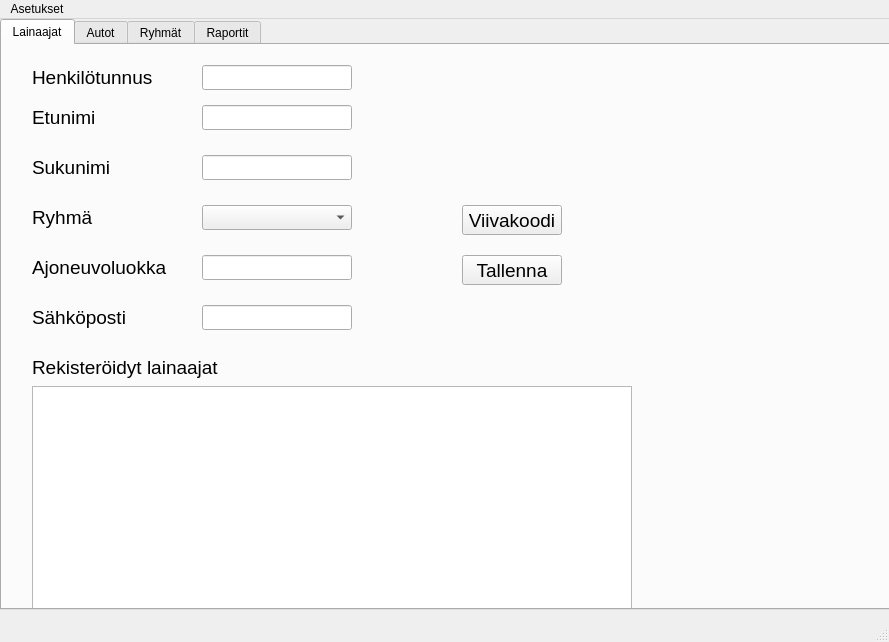
<?xml version="1.0" encoding="UTF-8"?>
<ui version="4.0">
 <class>MainWindow</class>
 <widget class="QMainWindow" name="MainWindow">
  <property name="geometry">
   <rect>
    <x>0</x>
    <y>0</y>
    <width>889</width>
    <height>642</height>
   </rect>
  </property>
  <property name="windowTitle">
   <string>MainWindow</string>
  </property>
  <widget class="QWidget" name="centralwidget">
   <widget class="QTabWidget" name="tabWidget">
    <property name="geometry">
     <rect>
      <x>0</x>
      <y>0</y>
      <width>911</width>
      <height>591</height>
     </rect>
    </property>
    <property name="currentIndex">
     <number>0</number>
    </property>
    <widget class="QWidget" name="lainaajat">
     <attribute name="title">
      <string>Lainaajat</string>
     </attribute>
     <widget class="QLabel" name="henkilotunnusLabel">
      <property name="geometry">
       <rect>
        <x>30</x>
        <y>20</y>
        <width>150</width>
        <height>25</height>
       </rect>
      </property>
      <property name="font">
       <font>
        <pointsize>14</pointsize>
       </font>
      </property>
      <property name="text">
       <string>Henkilötunnus</string>
      </property>
     </widget>
     <widget class="QLabel" name="etunimiLabel">
      <property name="geometry">
       <rect>
        <x>30</x>
        <y>60</y>
        <width>150</width>
        <height>25</height>
       </rect>
      </property>
      <property name="font">
       <font>
        <pointsize>14</pointsize>
       </font>
      </property>
      <property name="text">
       <string>Etunimi</string>
      </property>
     </widget>
     <widget class="QLabel" name="sukunimiLabel">
      <property name="geometry">
       <rect>
        <x>30</x>
        <y>110</y>
        <width>150</width>
        <height>25</height>
       </rect>
      </property>
      <property name="font">
       <font>
        <pointsize>14</pointsize>
       </font>
      </property>
      <property name="text">
       <string>Sukunimi</string>
      </property>
     </widget>
     <widget class="QLabel" name="ryhmaLabel">
      <property name="geometry">
       <rect>
        <x>30</x>
        <y>160</y>
        <width>150</width>
        <height>25</height>
       </rect>
      </property>
      <property name="font">
       <font>
        <pointsize>14</pointsize>
       </font>
      </property>
      <property name="text">
       <string>Ryhmä</string>
      </property>
     </widget>
     <widget class="QLabel" name="ajoneuvoluokkaLabel">
      <property name="geometry">
       <rect>
        <x>30</x>
        <y>210</y>
        <width>150</width>
        <height>25</height>
       </rect>
      </property>
      <property name="font">
       <font>
        <pointsize>14</pointsize>
       </font>
      </property>
      <property name="text">
       <string>Ajoneuvoluokka</string>
      </property>
     </widget>
     <widget class="QLineEdit" name="henkilotunnusLineEdit">
      <property name="geometry">
       <rect>
        <x>200</x>
        <y>20</y>
        <width>150</width>
        <height>25</height>
       </rect>
      </property>
      <property name="font">
       <font>
        <pointsize>14</pointsize>
       </font>
      </property>
     </widget>
     <widget class="QLineEdit" name="etunimiLineEdit">
      <property name="geometry">
       <rect>
        <x>200</x>
        <y>60</y>
        <width>150</width>
        <height>25</height>
       </rect>
      </property>
      <property name="font">
       <font>
        <pointsize>14</pointsize>
       </font>
      </property>
     </widget>
     <widget class="QLineEdit" name="sukunimiLineEdit">
      <property name="geometry">
       <rect>
        <x>200</x>
        <y>110</y>
        <width>150</width>
        <height>25</height>
       </rect>
      </property>
      <property name="font">
       <font>
        <pointsize>14</pointsize>
       </font>
      </property>
     </widget>
     <widget class="QLineEdit" name="ajoneuvoluokkaLineEdit">
      <property name="geometry">
       <rect>
        <x>200</x>
        <y>210</y>
        <width>150</width>
        <height>25</height>
       </rect>
      </property>
      <property name="font">
       <font>
        <pointsize>14</pointsize>
       </font>
      </property>
     </widget>
     <widget class="QLabel" name="lainaajatLabel">
      <property name="geometry">
       <rect>
        <x>30</x>
        <y>310</y>
        <width>200</width>
        <height>25</height>
       </rect>
      </property>
      <property name="font">
       <font>
        <pointsize>14</pointsize>
       </font>
      </property>
      <property name="text">
       <string>Rekisteröidyt lainaajat</string>
      </property>
     </widget>
     <widget class="QTableWidget" name="lainaajatTableWidget">
      <property name="geometry">
       <rect>
        <x>30</x>
        <y>341</y>
        <width>600</width>
        <height>225</height>
       </rect>
      </property>
     </widget>
     <widget class="QPushButton" name="tallennaLainaajatPushButton">
      <property name="geometry">
       <rect>
        <x>460</x>
        <y>210</y>
        <width>100</width>
        <height>30</height>
       </rect>
      </property>
      <property name="font">
       <font>
        <pointsize>14</pointsize>
       </font>
      </property>
      <property name="text">
       <string>Tallenna</string>
      </property>
     </widget>
     <widget class="QPushButton" name="viivakoodiPushButton">
      <property name="geometry">
       <rect>
        <x>460</x>
        <y>160</y>
        <width>100</width>
        <height>30</height>
       </rect>
      </property>
      <property name="font">
       <font>
        <pointsize>14</pointsize>
       </font>
      </property>
      <property name="text">
       <string>Viivakoodi</string>
      </property>
     </widget>
     <widget class="QComboBox" name="ryhmaComboBox">
      <property name="geometry">
       <rect>
        <x>200</x>
        <y>160</y>
        <width>150</width>
        <height>25</height>
       </rect>
      </property>
     </widget>
     <widget class="QLineEdit" name="sahkopostiLineEdit">
      <property name="geometry">
       <rect>
        <x>200</x>
        <y>260</y>
        <width>150</width>
        <height>25</height>
       </rect>
      </property>
     </widget>
     <widget class="QLabel" name="sahkopostiLabel">
      <property name="geometry">
       <rect>
        <x>30</x>
        <y>260</y>
        <width>150</width>
        <height>25</height>
       </rect>
      </property>
      <property name="font">
       <font>
        <pointsize>14</pointsize>
       </font>
      </property>
      <property name="text">
       <string>Sähköposti</string>
      </property>
     </widget>
    </widget>
    <widget class="QWidget" name="autot">
     <attribute name="title">
      <string>Autot</string>
     </attribute>
     <widget class="QLabel" name="merkkiLabel">
      <property name="geometry">
       <rect>
        <x>30</x>
        <y>20</y>
        <width>150</width>
        <height>25</height>
       </rect>
      </property>
      <property name="font">
       <font>
        <pointsize>14</pointsize>
       </font>
      </property>
      <property name="text">
       <string>Merkki</string>
      </property>
     </widget>
     <widget class="QLabel" name="malliLabel">
      <property name="geometry">
       <rect>
        <x>30</x>
        <y>70</y>
        <width>150</width>
        <height>25</height>
       </rect>
      </property>
      <property name="font">
       <font>
        <pointsize>14</pointsize>
       </font>
      </property>
      <property name="text">
       <string>Malli</string>
      </property>
     </widget>
     <widget class="QLabel" name="vuosimalliLabel">
      <property name="geometry">
       <rect>
        <x>30</x>
        <y>120</y>
        <width>150</width>
        <height>25</height>
       </rect>
      </property>
      <property name="font">
       <font>
        <pointsize>14</pointsize>
       </font>
      </property>
      <property name="text">
       <string>Vuosimalli</string>
      </property>
     </widget>
     <widget class="QLabel" name="rekisterinumeroLabel">
      <property name="geometry">
       <rect>
        <x>30</x>
        <y>170</y>
        <width>150</width>
        <height>25</height>
       </rect>
      </property>
      <property name="font">
       <font>
        <pointsize>14</pointsize>
       </font>
      </property>
      <property name="text">
       <string>Rekisterinumero</string>
      </property>
     </widget>
     <widget class="QLabel" name="henkilomaaraLabel">
      <property name="geometry">
       <rect>
        <x>30</x>
        <y>220</y>
        <width>150</width>
        <height>25</height>
       </rect>
      </property>
      <property name="font">
       <font>
        <pointsize>14</pointsize>
       </font>
      </property>
      <property name="text">
       <string>Henkilömäärä</string>
      </property>
     </widget>
     <widget class="QLabel" name="autoluetteloLabel">
      <property name="geometry">
       <rect>
        <x>30</x>
        <y>280</y>
        <width>150</width>
        <height>25</height>
       </rect>
      </property>
      <property name="font">
       <font>
        <pointsize>14</pointsize>
       </font>
      </property>
      <property name="text">
       <string>Autoluettelo</string>
      </property>
     </widget>
     <widget class="QTableWidget" name="autoluetteloTableWidget">
      <property name="geometry">
       <rect>
        <x>30</x>
        <y>310</y>
        <width>600</width>
        <height>225</height>
       </rect>
      </property>
     </widget>
     <widget class="QLineEdit" name="merkkiLineEdit">
      <property name="geometry">
       <rect>
        <x>200</x>
        <y>20</y>
        <width>150</width>
        <height>25</height>
       </rect>
      </property>
      <property name="font">
       <font>
        <pointsize>14</pointsize>
       </font>
      </property>
     </widget>
     <widget class="QLineEdit" name="malliLineEdit">
      <property name="geometry">
       <rect>
        <x>200</x>
        <y>70</y>
        <width>150</width>
        <height>25</height>
       </rect>
      </property>
      <property name="font">
       <font>
        <pointsize>14</pointsize>
       </font>
      </property>
     </widget>
     <widget class="QLineEdit" name="vuosimalliLineEdit">
      <property name="geometry">
       <rect>
        <x>200</x>
        <y>120</y>
        <width>150</width>
        <height>25</height>
       </rect>
      </property>
      <property name="font">
       <font>
        <pointsize>14</pointsize>
       </font>
      </property>
     </widget>
     <widget class="QLineEdit" name="rekisterinumeroLineEdit">
      <property name="geometry">
       <rect>
        <x>200</x>
        <y>170</y>
        <width>150</width>
        <height>25</height>
       </rect>
      </property>
      <property name="font">
       <font>
        <pointsize>14</pointsize>
       </font>
      </property>
     </widget>
     <widget class="QLineEdit" name="henkilomaaraLineEdit">
      <property name="geometry">
       <rect>
        <x>200</x>
        <y>220</y>
        <width>150</width>
        <height>25</height>
       </rect>
      </property>
      <property name="font">
       <font>
        <pointsize>14</pointsize>
       </font>
      </property>
     </widget>
     <widget class="QPushButton" name="tallennaAutotPushButton">
      <property name="geometry">
       <rect>
        <x>460</x>
        <y>220</y>
        <width>100</width>
        <height>30</height>
       </rect>
      </property>
      <property name="font">
       <font>
        <pointsize>14</pointsize>
       </font>
      </property>
      <property name="text">
       <string>Tallenna</string>
      </property>
     </widget>
    </widget>
    <widget class="QWidget" name="ryhmat">
     <attribute name="title">
      <string>Ryhmät</string>
     </attribute>
     <widget class="QLabel" name="ryhmaLabel_2">
      <property name="geometry">
       <rect>
        <x>30</x>
        <y>30</y>
        <width>150</width>
        <height>25</height>
       </rect>
      </property>
      <property name="font">
       <font>
        <pointsize>14</pointsize>
       </font>
      </property>
      <property name="text">
       <string>Ryhmän nimi</string>
      </property>
     </widget>
     <widget class="QLabel" name="vastuuhenkiloLabel">
      <property name="geometry">
       <rect>
        <x>30</x>
        <y>80</y>
        <width>150</width>
        <height>25</height>
       </rect>
      </property>
      <property name="font">
       <font>
        <pointsize>14</pointsize>
       </font>
      </property>
      <property name="text">
       <string>Vastuuhenkilö</string>
      </property>
     </widget>
     <widget class="QLineEdit" name="ryhmaLineEdit_2">
      <property name="geometry">
       <rect>
        <x>210</x>
        <y>30</y>
        <width>150</width>
        <height>25</height>
       </rect>
      </property>
     </widget>
     <widget class="QLineEdit" name="vastuuhenkiloLineEdit">
      <property name="geometry">
       <rect>
        <x>210</x>
        <y>80</y>
        <width>150</width>
        <height>25</height>
       </rect>
      </property>
     </widget>
     <widget class="QTableWidget" name="ryhmatTableWidget">
      <property name="geometry">
       <rect>
        <x>30</x>
        <y>180</y>
        <width>600</width>
        <height>225</height>
       </rect>
      </property>
      <property name="rowCount">
       <number>7</number>
      </property>
      <property name="columnCount">
       <number>2</number>
      </property>
      <row/>
      <row/>
      <row/>
      <row/>
      <row/>
      <row/>
      <row/>
      <column/>
      <column/>
     </widget>
     <widget class="QLabel" name="ryhmat_label">
      <property name="geometry">
       <rect>
        <x>30</x>
        <y>150</y>
        <width>170</width>
        <height>25</height>
       </rect>
      </property>
      <property name="font">
       <font>
        <pointsize>14</pointsize>
       </font>
      </property>
      <property name="text">
       <string>Tallennetut ryhmät</string>
      </property>
     </widget>
     <widget class="QPushButton" name="tallennaRyhmatPushButton">
      <property name="geometry">
       <rect>
        <x>450</x>
        <y>80</y>
        <width>100</width>
        <height>30</height>
       </rect>
      </property>
      <property name="font">
       <font>
        <pointsize>14</pointsize>
       </font>
      </property>
      <property name="text">
       <string>Tallenna</string>
      </property>
     </widget>
    </widget>
    <widget class="QWidget" name="raportit">
     <attribute name="title">
      <string>Raportit</string>
     </attribute>
     <widget class="QComboBox" name="raporttiComboBox">
      <property name="geometry">
       <rect>
        <x>30</x>
        <y>80</y>
        <width>150</width>
        <height>25</height>
       </rect>
      </property>
      <property name="font">
       <font>
        <pointsize>14</pointsize>
       </font>
      </property>
     </widget>
     <widget class="QTableWidget" name="esikatseluTableWidget">
      <property name="geometry">
       <rect>
        <x>30</x>
        <y>280</y>
        <width>600</width>
        <height>225</height>
       </rect>
      </property>
     </widget>
     <widget class="QLabel" name="alkaaLabel">
      <property name="geometry">
       <rect>
        <x>30</x>
        <y>140</y>
        <width>150</width>
        <height>25</height>
       </rect>
      </property>
      <property name="font">
       <font>
        <pointsize>14</pointsize>
       </font>
      </property>
      <property name="text">
       <string>Alkaa</string>
      </property>
     </widget>
     <widget class="QLabel" name="paattyylabel">
      <property name="geometry">
       <rect>
        <x>240</x>
        <y>140</y>
        <width>150</width>
        <height>25</height>
       </rect>
      </property>
      <property name="font">
       <font>
        <pointsize>14</pointsize>
       </font>
      </property>
      <property name="text">
       <string>Päättyy</string>
      </property>
     </widget>
     <widget class="QPushButton" name="tulostaPushButton">
      <property name="geometry">
       <rect>
        <x>440</x>
        <y>220</y>
        <width>100</width>
        <height>30</height>
       </rect>
      </property>
      <property name="font">
       <font>
        <pointsize>14</pointsize>
       </font>
      </property>
      <property name="text">
       <string>Tulosta</string>
      </property>
     </widget>
     <widget class="QLabel" name="esikatseluLabel">
      <property name="geometry">
       <rect>
        <x>30</x>
        <y>250</y>
        <width>150</width>
        <height>25</height>
       </rect>
      </property>
      <property name="font">
       <font>
        <pointsize>14</pointsize>
       </font>
      </property>
      <property name="text">
       <string>Esikatselu</string>
      </property>
     </widget>
     <widget class="QLabel" name="raporttiLabel">
      <property name="geometry">
       <rect>
        <x>30</x>
        <y>30</y>
        <width>150</width>
        <height>25</height>
       </rect>
      </property>
      <property name="font">
       <font>
        <pointsize>14</pointsize>
       </font>
      </property>
      <property name="text">
       <string>Raportti</string>
      </property>
     </widget>
     <widget class="QDateEdit" name="alkaaDateEdit">
      <property name="geometry">
       <rect>
        <x>30</x>
        <y>180</y>
        <width>150</width>
        <height>25</height>
       </rect>
      </property>
      <property name="font">
       <font>
        <pointsize>14</pointsize>
       </font>
      </property>
      <property name="calendarPopup">
       <bool>true</bool>
      </property>
     </widget>
     <widget class="QDateEdit" name="paattyyDateEdit">
      <property name="geometry">
       <rect>
        <x>240</x>
        <y>180</y>
        <width>150</width>
        <height>25</height>
       </rect>
      </property>
      <property name="font">
       <font>
        <pointsize>14</pointsize>
       </font>
      </property>
      <property name="calendarPopup">
       <bool>true</bool>
      </property>
     </widget>
    </widget>
   </widget>
  </widget>
  <widget class="QMenuBar" name="menubar">
   <property name="geometry">
    <rect>
     <x>0</x>
     <y>0</y>
     <width>889</width>
     <height>21</height>
    </rect>
   </property>
   <widget class="QMenu" name="menuAsetukset">
    <property name="title">
     <string>Asetukset</string>
    </property>
    <addaction name="actionMuokkaa"/>
    <addaction name="actionTietoja_ohjelmasta"/>
   </widget>
   <addaction name="menuAsetukset"/>
  </widget>
  <widget class="QStatusBar" name="statusbar"/>
  <action name="actionMuokkaa">
   <property name="text">
    <string>Muokkaa...</string>
   </property>
   <property name="shortcut">
    <string>Ctrl+Shift+A</string>
   </property>
  </action>
  <action name="actionTietoja_ohjelmasta">
   <property name="text">
    <string>Tietoja ohjelmasta...</string>
   </property>
  </action>
 </widget>
 <resources/>
 <connections/>
</ui>
